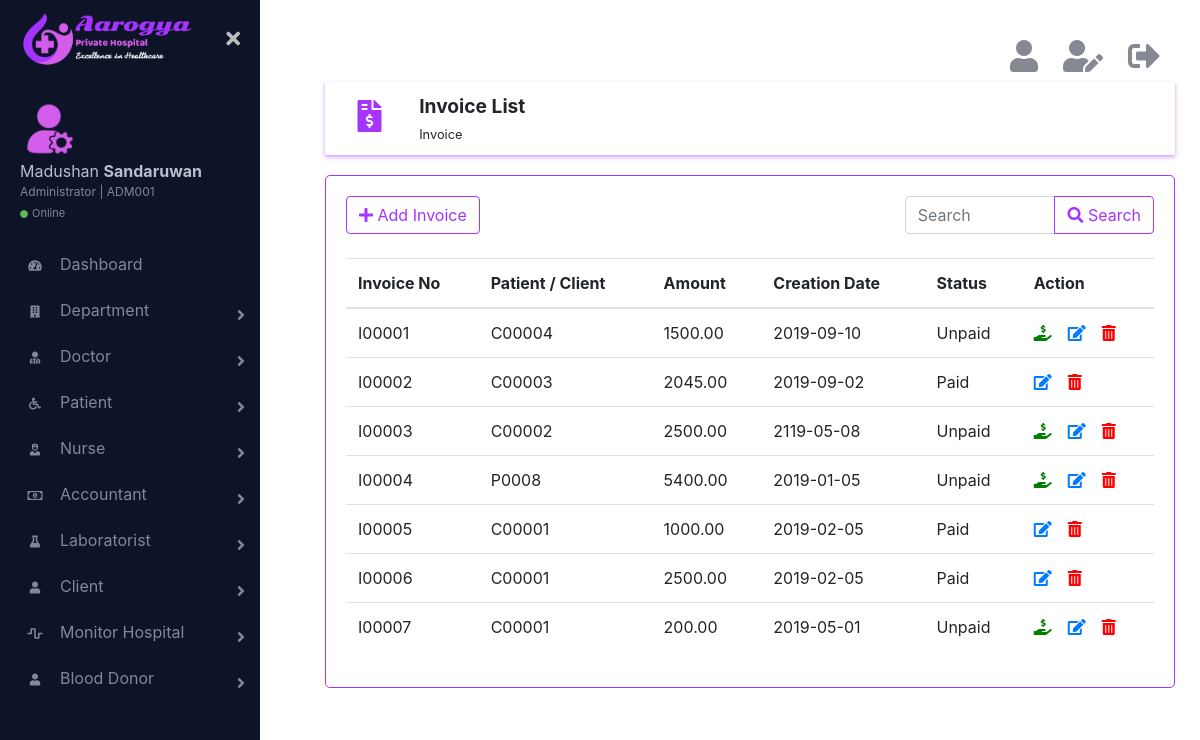
Page /html/invoiceList.php (signed in) on the committed database.
### tables this page shows
CREATE TABLE IF NOT EXISTS `invoice` (
  `id` char(6) NOT NULL,
  `patientId` char(6) NOT NULL,
  `amount` float(10,2) NOT NULL,
  `creationDate` date NOT NULL,
  `is_paid` varchar(6) NOT NULL,
  `is_deleted` int(11) NOT NULL,
  PRIMARY KEY (`id`)
);

### html/invoiceList.php (the view, shortened to what this page needs)
<?php
    require_once('../connection/connection.php');
?>
<!DOCTYPE html>
<html lang="en">
    <head>
        <link rel="stylesheet" href="../css/bootstrap.min.css">
        <link href="https://cdnjs.cloudflare.com/ajax/libs/font-awesome/5.10.0-11/css/all.css" rel="stylesheet">
        <link href="../css/main.css" rel="stylesheet">
    </head>
    <body>
        <div class="page-wrapper chiller-theme toggled">
            <?php
                require_once('sidebar.php');
            ?>
            <main class="page-content">
                <div class="container">
                    <?php
                        require_once('logoutbar.php');
                    ?>
                    <div class="row topic">
                        <div class="col-md-1 topic-logo">
                            <i class="fas fa-file-invoice-dollar fa-2x"></i>
                        </div>
                        <div class="col-md-11">
                            <span class="font-weight-bold"><big>Invoice List</big><br><small>Invoice</small></span>
                        </div>
                    </div>
                    <div class="row">
                        <div class="col-md-12 form">
                            <div class="row">
                                <div class='col-md-8'>
                                    <?php
                                        if($_SESSION['role'] != 'client'){
                                            echo "<a href='addInvoice.php' ><button type='button' class='btn btn-outline-primary'><i class='fas fa-plus'></i>  Add Invoice</button></a>";
                                        }
                                    ?>
                                </div>
                                <div class="col-md-4">
                                    <form action="invoiceList.php" method="get">
                                        <div class="input-group">
                                            <input type="search" name="searchTxt" class="form-control" placeholder="Search">
                                            <div class="input-group-append">
                                                <button class="btn btn-outline-primary" type="submit" name="search"><i class="fas fa-search"></i> Search</button>
                                            </div>
                                        </div>
                                    </form>
                                </div>
                            </div>
                            <br>
                            <table class="table">
                              <thead>
                                <tr>
                                    <th scope="col">Invoice No</th>
                                    <th scope="col">Patient / Client</th>
                                    <th scope="col">Amount</th>
                                    <th scope="col">Creation Date</th>
                                    <th scope="col">Status</th>
                                    <?php
                                        if($_SESSION['role'] != ''){
                                            echo "<th scope='col'>Action</th>";
                                        }
                                    ?>
                                </tr>
                              </thead>
                              <tbody>
                                  <?php
                                    if(isset($_GET['search'])){
                                        $search =  mysqli_real_escape_string($con,$_GET['searchTxt']);
                                        $query = "SELECT * FROM `invoice` WHERE `is_deleted` = 0 AND `id` LIKE '{$search}%' OR `patientId` LIKE '{$search}%' OR `creationDate` LIKE '{$search}%' ORDER BY `id`";
                                    } else {
                                        if($_SESSION['role'] == 'client'){
                                            $query = "SELECT * FROM `invoice` WHERE is_deleted = 0 AND patientId = '{$_SESSION['id']}' ORDER BY `id`";
                                        } else {
                                            $query = "SELECT * FROM `invoice` WHERE is_deleted = 0";
                                        }
                                    }
                                    $result_set = mysqli_query($con,$query);
                                    if (mysqli_num_rows($result_set) >= 1) {
                                        while($inv = mysqli_fetch_assoc($result_set)){
                                            echo "<tr>";
                                            echo "<td>".$inv['id']."</td>";
                                            echo "<td>".$inv['patientId']."</td>";
                                            echo "<td>".$inv['amount']."</td>";
                                            echo "<td>".$inv['creationDate']."</td>";
                                            echo "<td>".$inv['is_paid']."</td>";
                                            echo "<td>";
                                            if($inv['is_paid'] == 'Unpaid'){
                                                echo "<a href='invoiceList.php?id1={$inv['id']}' onclick=\"return confirm('Are you sure the invoice has been paid ?');\"><i class='fas fa-hand-holding-usd mr-3' data-toggle='tooltip' title='Paid' style='color:green;'></i></a>";
                                            }
                                            if($_SESSION['role'] != 'client'){
                                                echo "<a href=\"#\"><i class='fas fa-edit mr-3' data-toggle='tooltip' title='Edit'></i></a><a href='invoiceList.php?id={$inv['id']}' onclick=\"return confirm('Are you sure to delete this information ?');\"><i class='fas fa-trash-alt' data-toggle='tooltip' title='Delete' style='color:red;'></i></a>";
                                            }
                                            echo "</td></tr>";
                                        }
                                    } else {
                                        echo "<tr><td><h4 class='text-danger'>No records</h4></td></tr>";
                                    }
                                  ?>
                              </tbody>
                            </table>
                        </div>
                    </div>
                </div>
            </main>
        </div>
    </body>
    </html>

### css/main.css (style rules this page uses)
.page-wrapper { height: 100vh; }
@media screen and (min-width: 700px) { .page-wrapper.toggled .page-content { padding-left: 300px; } }
.page-wrapper .page-content { display: inline-block; width: 100%; padding-left: 0px; padding-top: 20px; }
.page-wrapper .page-content > div { padding: 20px 40px; }
.page-wrapper .page-content { overflow-x: hidden; }
.topic { box-shadow: 0 2px 4px rgba(165, 52, 254, 0.5); padding: 10px; }
.topic-logo { display: inline-block; text-align: center; color: rgb(165, 52, 254); margin-top: 8px; }
.form { margin-top: 20px; border: 1px solid rgb(165, 52, 254); border-radius: 5px; padding: 20px; }

### rows in the picture
invoice: id "I00001", patientId "C00004", amount "1500.00", creationDate "2019-09-10", is_paid "Unpaid"
invoice: id "I00002", patientId "C00003", amount "2045.00", creationDate "2019-09-02", is_paid "Paid"
invoice: id "I00003", patientId "C00002", amount "2500.00", creationDate "2119-05-08", is_paid "Unpaid"
invoice: id "I00004", patientId "P0008", amount "5400.00", creationDate "2019-01-05", is_paid "Unpaid"
invoice: id "I00005", patientId "C00001", amount "1000.00", creationDate "2019-02-05", is_paid "Paid"
invoice: id "I00006", patientId "C00001", amount "2500.00", creationDate "2019-02-05", is_paid "Paid"
invoice: id "I00007", patientId "C00001", amount "200.00", creationDate "2019-05-01", is_paid "Unpaid"

### other values in the picture
$_SESSION['firstName'] "Madushan"
$_SESSION['lastName'] "Sandaruwan"
$_SESSION['id'] "ADM001"
